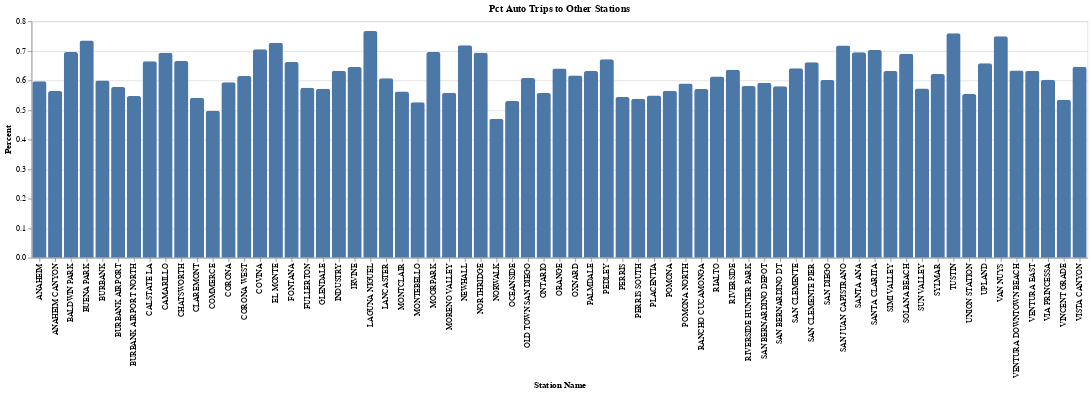

Notebook code for this chart:
### Code cell
alt.Chart(summary_rename).mark_bar(
    cornerRadiusTopLeft=3, cornerRadiusTopRight=3
).encode(
    x=alt.X("station_name:O", title="Station Name"),
    y=alt.Y("Pct Auto Trips to Other Stations:Q", title="Percent"),
).properties(
    title="Pct Auto Trips to Other Stations"
)

### Figure 1 — Vega-Lite specification as saved in the notebook (floating-point values rounded to 4 significant figures)
{"config": {"view": {"continuousWidth": 300, "continuousHeight": 300}}, "data": {"name": "data-385ff254a99e68c81d19fc0cd2899a94"}, "mark": {"type": "bar", "cornerRadiusTopLeft": 3, "cornerRadiusTopRight": 3}, "encoding": {"x": {"field": "station_name", "title": "Station Name", "type": "ordinal"}, "y": {"field": "Pct Auto Trips to Other Stations", "title": "Percent", "type": "quantitative"}}, "title": "Pct Auto Trips to Other Stations", "$schema": "https://vega.github.io/schema/vega-lite/v5.20.1.json", "datasets": {"data-385ff254a99e68c81d19fc0cd2899a94": [{"station_name": "UNION STATION", "Number Transit Trips to Other Stations": 938, "Number Auto Trips to Other Stations": 10339, "Pct Auto Trips to Other Stations": 0.5542, "Pct Transit Trips to Other Stations": 0.05028}, {"station_name": "MONTEBELLO", "Number Transit Trips to Other Stations": 655, "Number Auto Trips to Other Stations": 22560, "Pct Auto Trips to Other Stations": 0.5257, "Pct Transit Trips to Other Stations": 0.01526}, {"station_name": "INDUSTRY", "Number Transit Trips to Other Stations": 51, "Number Auto Trips to Other Stations": 5436, "Pct Auto Trips to Other Stations": 0.633, "Pct Transit Trips to Other Stations": 0.005939}, {"station_name": "POMONA", "Number Transit Trips to Other Stations": 186, "Number Auto Trips to Other Stations": 10982, "Pct Auto Trips to Other Stations": 0.5645, "Pct Transit Trips to Other Stations": 0.009561}, {"station_name": "ONTARIO", "Number Transit Trips to Other Stations": 74, "Number Auto Trips to Other Stations": 35456, "Pct Auto Trips to Other Stations": 0.5573, "Pct Transit Trips to Other Stations": 0.001163}, {"station_name": "PEDLEY", "Number Transit Trips to Other Stations": 6, "Number Auto Trips to Other Stations": 5720, "Pct Auto Trips to Other Stations": 0.6711, "Pct Transit Trips to Other Stations": 0.000704}, {"station_name": "RIVERSIDE", "Number Transit Trips to Other Stations": 236, "Number Auto Trips to Other Stations": 19783, "Pct Auto Trips to Other Stations": 0.6364, "Pct Transit Trips to Other Stations": 0.007592}, {"station_name": "CALSTATE LA", "Number Transit Trips to Other Stations": 186, "Number Auto Trips to Other Stations": 6282, "Pct Auto Trips to Other Stations": 0.665, "Pct Transit Trips to Other Stations": 0.01969}, {"station_name": "EL MONTE", "Number Transit Trips to Other Stations": 162, "Number Auto Trips to Other Stations": 6596, "Pct Auto Trips to Other Stations": 0.7271, "Pct Transit Trips to Other Stations": 0.01786}, {"station_name": "BALDWIN PARK", "Number Transit Trips to Other Stations": 179, "Number Auto Trips to Other Stations": 7330, "Pct Auto Trips to Other Stations": 0.6964, "Pct Transit Trips to Other Stations": 0.01701}, {"station_name": "COVINA", "Number Transit Trips to Other Stations": 170, "Number Auto Trips to Other Stations": 6682, "Pct Auto Trips to Other Stations": 0.7051, "Pct Transit Trips to Other Stations": 0.01794}, {"station_name": "POMONA NORTH", "Number Transit Trips to Other Stations": 182, "Number Auto Trips to Other Stations": 18914, "Pct Auto Trips to Other Stations": 0.5896, "Pct Transit Trips to Other Stations": 0.005673}, {"station_name": "FONTANA", "Number Transit Trips to Other Stations": 117, "Number Auto Trips to Other Stations": 11961, "Pct Auto Trips to Other Stations": 0.6619, "Pct Transit Trips to Other Stations": 0.006474}, {"station_name": "CLAREMONT", "Number Transit Trips to Other Stations": 170, "Number Auto Trips to Other Stations": 42803, "Pct Auto Trips to Other Stations": 0.5413, "Pct Transit Trips to Other Stations": 0.00215}, {"station_name": "MONTCLAIR", "Number Transit Trips to Other Stations": 183, "Number Auto Trips to Other Stations": 43704, "Pct Auto Trips to Other Stations": 0.5622, "Pct Transit Trips to Other Stations": 0.002354}, {"station_name": "UPLAND", "Number Transit Trips to Other Stations": 92, "Number Auto Trips to Other Stations": 11393, "Pct Auto Trips to Other Stations": 0.6578, "Pct Transit Trips to Other Stations": 0.005311}, {"station_name": "RANCHO CUCAMONGA", "Number Transit Trips to Other Stations": 187, "Number Auto Trips to Other Stations": 41060, "Pct Auto Trips to Other Stations": 0.5707, "Pct Transit Trips to Other Stations": 0.002599}, {"station_name": "RIALTO", "Number Transit Trips to Other Stations": 296, "Number Auto Trips to Other Stations": 44283, "Pct Auto Trips to Other Stations": 0.613, "Pct Transit Trips to Other Stations": 0.004097}, {"station_name": "SAN BERNARDINO DEPOT", "Number Transit Trips to Other Stations": 321, "Number Auto Trips to Other Stations": 25349, "Pct Auto Trips to Other Stations": 0.5921, "Pct Transit Trips to Other Stations": 0.007498}, {"station_name": "SAN BERNARDINO DT", "Number Transit Trips to Other Stations": 458, "Number Auto Trips to Other Stations": 44902, "Pct Auto Trips to Other Stations": 0.58, "Pct Transit Trips to Other Stations": 0.005916}, {"station_name": "SIMI VALLEY", "Number Transit Trips to Other Stations": 2, "Number Auto Trips to Other Stations": 4416, "Pct Auto Trips to Other Stations": 0.6319, "Pct Transit Trips to Other Stations": 0.0002862}, {"station_name": "BURBANK AIRPORT", "Number Transit Trips to Other Stations": 685, "Number Auto Trips to Other Stations": 29153, "Pct Auto Trips to Other Stations": 0.5778, "Pct Transit Trips to Other Stations": 0.01358}, {"station_name": "OXNARD", "Number Transit Trips to Other Stations": 146, "Number Auto Trips to Other Stations": 10576, "Pct Auto Trips to Other Stations": 0.6163, "Pct Transit Trips to Other Stations": 0.008508}, {"station_name": "CAMARILLO", "Number Transit Trips to Other Stations": 4, "Number Auto Trips to Other Stations": 9131, "Pct Auto Trips to Other Stations": 0.6934, "Pct Transit Trips to Other Stations": 0.0003038}, {"station_name": "MOORPARK", "Number Transit Trips to Other Stations": 4, "Number Auto Trips to Other Stations": 3572, "Pct Auto Trips to Other Stations": 0.696, "Pct Transit Trips to Other Stations": 0.0007794}, {"station_name": "CHATSWORTH", "Number Transit Trips to Other Stations": 187, "Number Auto Trips to Other Stations": 10749, "Pct Auto Trips to Other Stations": 0.6656, "Pct Transit Trips to Other Stations": 0.01158}, {"station_name": "NORTHRIDGE", "Number Transit Trips to Other Stations": 232, "Number Auto Trips to Other Stations": 11307, "Pct Auto Trips to Other Stations": 0.6931, "Pct Transit Trips to Other Stations": 0.01422}, {"station_name": "VAN NUYS", "Number Transit Trips to Other Stations": 258, "Number Auto Trips to Other Stations": 8081, "Pct Auto Trips to Other Stations": 0.7493, "Pct Transit Trips to Other Stations": 0.02392}, {"station_name": "BURBANK", "Number Transit Trips to Other Stations": 543, "Number Auto Trips to Other Stations": 27815, "Pct Auto Trips to Other Stations": 0.5999, "Pct Transit Trips to Other Stations": 0.01171}, {"station_name": "GLENDALE", "Number Transit Trips to Other Stations": 135, "Number Auto Trips to Other Stations": 3700, "Pct Auto Trips to Other Stations": 0.5713, "Pct Transit Trips to Other Stations": 0.02085}, {"station_name": "COMMERCE", "Number Transit Trips to Other Stations": 754, "Number Auto Trips to Other Stations": 23246, "Pct Auto Trips to Other Stations": 0.4975, "Pct Transit Trips to Other Stations": 0.01614}, {"station_name": "NORWALK", "Number Transit Trips to Other Stations": 123, "Number Auto Trips to Other Stations": 6934, "Pct Auto Trips to Other Stations": 0.4702, "Pct Transit Trips to Other Stations": 0.008341}, {"station_name": "BUENA PARK", "Number Transit Trips to Other Stations": 135, "Number Auto Trips to Other Stations": 7157, "Pct Auto Trips to Other Stations": 0.735, "Pct Transit Trips to Other Stations": 0.01386}, {"station_name": "FULLERTON", "Number Transit Trips to Other Stations": 525, "Number Auto Trips to Other Stations": 30681, "Pct Auto Trips to Other Stations": 0.5748, "Pct Transit Trips to Other Stations": 0.009835}, {"station_name": "ANAHEIM", "Number Transit Trips to Other Stations": 409, "Number Auto Trips to Other Stations": 25252, "Pct Auto Trips to Other Stations": 0.5972, "Pct Transit Trips to Other Stations": 0.009672}, {"station_name": "ORANGE", "Number Transit Trips to Other Stations": 463, "Number Auto Trips to Other Stations": 23649, "Pct Auto Trips to Other Stations": 0.6399, "Pct Transit Trips to Other Stations": 0.01253}, {"station_name": "SANTA ANA", "Number Transit Trips to Other Stations": 312, "Number Auto Trips to Other Stations": 12090, "Pct Auto Trips to Other Stations": 0.6949, "Pct Transit Trips to Other Stations": 0.01793}, {"station_name": "TUSTIN", "Number Transit Trips to Other Stations": 60, "Number Auto Trips to Other Stations": 9389, "Pct Auto Trips to Other Stations": 0.7598, "Pct Transit Trips to Other Stations": 0.004856}, {"station_name": "IRVINE", "Number Transit Trips to Other Stations": 122, "Number Auto Trips to Other Stations": 12569, "Pct Auto Trips to Other Stations": 0.6456, "Pct Transit Trips to Other Stations": 0.006267}, {"station_name": "LAGUNA NIGUEL", "Number Transit Trips to Other Stations": 80, "Number Auto Trips to Other Stations": 11188, "Pct Auto Trips to Other Stations": 0.7669, "Pct Transit Trips to Other Stations": 0.005484}, {"station_name": "SAN JUAN CAPISTRANO", "Number Transit Trips to Other Stations": 60, "Number Auto Trips to Other Stations": 6392, "Pct Auto Trips to Other Stations": 0.7183, "Pct Transit Trips to Other Stations": 0.006742}, {"station_name": "SAN CLEMENTE", "Number Transit Trips to Other Stations": 52, "Number Auto Trips to Other Stations": 10035, "Pct Auto Trips to Other Stations": 0.6408, "Pct Transit Trips to Other Stations": 0.003321}, {"station_name": "SAN CLEMENTE PIER", "Number Transit Trips to Other Stations": 35, "Number Auto Trips to Other Stations": 9926, "Pct Auto Trips to Other Stations": 0.6615, "Pct Transit Trips to Other Stations": 0.002333}, {"station_name": "OCEANSIDE", "Number Transit Trips to Other Stations": 22, "Number Auto Trips to Other Stations": 358, "Pct Auto Trips to Other Stations": 0.5304, "Pct Transit Trips to Other Stations": 0.03259}, {"station_name": "SOLANA BEACH", "Number Transit Trips to Other Stations": 17, "Number Auto Trips to Other Stations": 548, "Pct Auto Trips to Other Stations": 0.6902, "Pct Transit Trips to Other Stations": 0.02141}, {"station_name": "SAN DIEGO", "Number Transit Trips to Other Stations": 404, "Number Auto Trips to Other Stations": 2648, "Pct Auto Trips to Other Stations": 0.6009, "Pct Transit Trips to Other Stations": 0.09167}, {"station_name": "OLD TOWN SAN DIEGO", "Number Transit Trips to Other Stations": 312, "Number Auto Trips to Other Stations": 2074, "Pct Auto Trips to Other Stations": 0.608, "Pct Transit Trips to Other Stations": 0.09147}, {"station_name": "CORONA", "Number Transit Trips to Other Stations": 362, "Number Auto Trips to Other Stations": 31513, "Pct Auto Trips to Other Stations": 0.5938, "Pct Transit Trips to Other Stations": 0.006821}, {"station_name": "CORONA WEST", "Number Transit Trips to Other Stations": 321, "Number Auto Trips to Other Stations": 29074, "Pct Auto Trips to Other Stations": 0.6149, "Pct Transit Trips to Other Stations": 0.006788}, {"station_name": "MORENO VALLEY", "Number Transit Trips to Other Stations": 94, "Number Auto Trips to Other Stations": 10696, "Pct Auto Trips to Other Stations": 0.5584, "Pct Transit Trips to Other Stations": 0.004908}, {"station_name": "PERRIS SOUTH", "Number Transit Trips to Other Stations": 27, "Number Auto Trips to Other Stations": 11149, "Pct Auto Trips to Other Stations": 0.5376, "Pct Transit Trips to Other Stations": 0.001302}, {"station_name": "PERRIS", "Number Transit Trips to Other Stations": 74, "Number Auto Trips to Other Stations": 12885, "Pct Auto Trips to Other Stations": 0.5438, "Pct Transit Trips to Other Stations": 0.003123}, {"station_name": "PLACENTIA", "Number Transit Trips to Other Stations": 572, "Number Auto Trips to Other Stations": 46257, "Pct Auto Trips to Other Stations": 0.5488, "Pct Transit Trips to Other Stations": 0.006786}, {"station_name": "RIVERSIDE HUNTER PARK", "Number Transit Trips to Other Stations": 211, "Number Auto Trips to Other Stations": 25683, "Pct Auto Trips to Other Stations": 0.5808, "Pct Transit Trips to Other Stations": 0.004772}, {"station_name": "BURBANK AIRPORT NORTH", "Number Transit Trips to Other Stations": 769, "Number Auto Trips to Other Stations": 42291, "Pct Auto Trips to Other Stations": 0.547, "Pct Transit Trips to Other Stations": 0.009947}, {"station_name": "LANCASTER", "Number Transit Trips to Other Stations": 93, "Number Auto Trips to Other Stations": 8545, "Pct Auto Trips to Other Stations": 0.6069, "Pct Transit Trips to Other Stations": 0.006605}, {"station_name": "NEWHALL", "Number Transit Trips to Other Stations": 296, "Number Auto Trips to Other Stations": 20629, "Pct Auto Trips to Other Stations": 0.7189, "Pct Transit Trips to Other Stations": 0.01031}, {"station_name": "PALMDALE", "Number Transit Trips to Other Stations": 107, "Number Auto Trips to Other Stations": 12274, "Pct Auto Trips to Other Stations": 0.6317, "Pct Transit Trips to Other Stations": 0.005507}, {"station_name": "SANTA CLARITA", "Number Transit Trips to Other Stations": 500, "Number Auto Trips to Other Stations": 45576, "Pct Auto Trips to Other Stations": 0.703, "Pct Transit Trips to Other Stations": 0.007712}, {"station_name": "SUN VALLEY", "Number Transit Trips to Other Stations": 311, "Number Auto Trips to Other Stations": 15307, "Pct Auto Trips to Other Stations": 0.5723, "Pct Transit Trips to Other Stations": 0.01163}, {"station_name": "SYLMAR", "Number Transit Trips to Other Stations": 425, "Number Auto Trips to Other Stations": 12165, "Pct Auto Trips to Other Stations": 0.6212, "Pct Transit Trips to Other Stations": 0.0217}, {"station_name": "VIA PRINCESSA", "Number Transit Trips to Other Stations": 416, "Number Auto Trips to Other Stations": 39914, "Pct Auto Trips to Other Stations": 0.6024, "Pct Transit Trips to Other Stations": 0.006279}, {"station_name": "VINCENT GRADE", "Number Transit Trips to Other Stations": 1, "Number Auto Trips to Other Stations": 3532, "Pct Auto Trips to Other Stations": 0.5344, "Pct Transit Trips to Other Stations": 0.0001513}, {"station_name": "VISTA CANYON", "Number Transit Trips to Other Stations": 218, "Number Auto Trips to Other Stations": 24929, "Pct Auto Trips to Other Stations": 0.6459, "Pct Transit Trips to Other Stations": 0.005648}, {"station_name": "ANAHEIM CANYON", "Number Transit Trips to Other Stations": 208, "Number Auto Trips to Other Stations": 26235, "Pct Auto Trips to Other Stations": 0.5638, "Pct Transit Trips to Other Stations": 0.00447}, {"station_name": "VENTURA EAST", "Number Transit Trips to Other Stations": 261, "Number Auto Trips to Other Stations": 22712, "Pct Auto Trips to Other Stations": 0.6325, "Pct Transit Trips to Other Stations": 0.007268}, {"station_name": "VENTURA DOWNTOWN BEACH", "Number Transit Trips to Other Stations": 167, "Number Auto Trips to Other Stations": 14655, "Pct Auto Trips to Other Stations": 0.6338, "Pct Transit Trips to Other Stations": 0.007222}]}}
